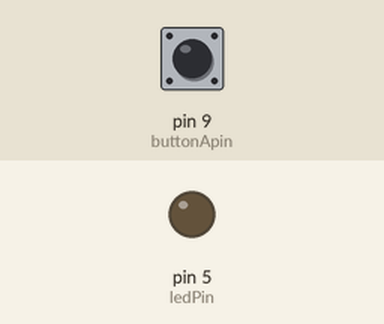
A sketch run on a simulated Arduino Uno, built with avr-gcc and run on an emulated ATmega328P. Shown: output pins drawn as LEDs (lit = HIGH). The test bench sets the inputs (shaded band); at power-on: pin 9 (buttonApin) HIGH.

Above: at 1.2 s.
1.3 s: pin 9 (buttonApin) pulled LOW for 0.15 s
At 2.5 s:
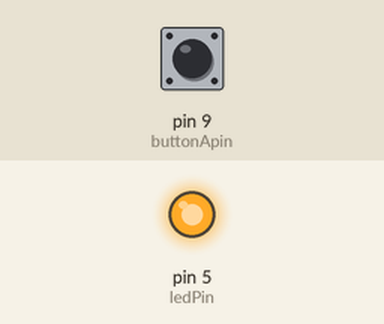
2.9 s: pin 9 (buttonApin) pulled LOW for 1 s
At 3.9 s:
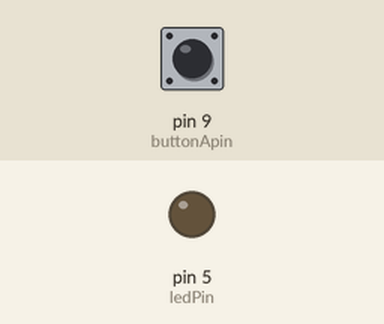
5.4 s: pin 9 (buttonApin) pulled LOW for 3.2 s
At 5.9 s:
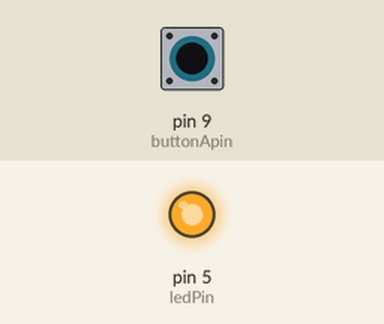
Timing chart, 0 to 8.4 s (numbered marks = the images above; inputs shaded):
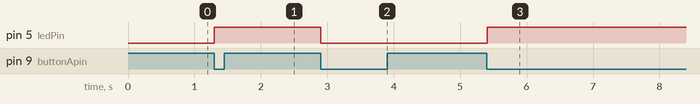

The sketch:

MyDesign_UNO.ino
```cpp
/*
test 1
int ledPin = 5;
int buttonApin = 9;
bool lightON = false;

byte leds = 0;

void setup()
{
  pinMode(ledPin, OUTPUT);
  pinMode(buttonApin, INPUT_PULLUP);
}

void loop()
{
  if (digitalRead(buttonApin) == LOW)
  {
    if (lightON == false){
      digitalWrite(ledPin, HIGH);
      lightON = true;
    }else {
      digitalWrite(ledPin, LOW);
      lightON = false;
    }
    delay(500);
  }
}
*/

int ledPin = 5;
int buttonApin = 9;
bool lightON = false;
bool buttonWasPressed = false;  // NEW: track if button was already pressed

void setup()
{
  pinMode(ledPin, OUTPUT);
  pinMode(buttonApin, INPUT_PULLUP);
}

void loop()
{
  // Check if button is currently pressed
  if (digitalRead(buttonApin) == LOW)
  {
    // Only toggle if this is a NEW press (wasn't pressed last loop)
    if (buttonWasPressed == false)
    {
      if (lightON == false) {
        digitalWrite(ledPin, HIGH);
        lightON = true;
      } else {
        digitalWrite(ledPin, LOW);
        lightON = false;
      }

      buttonWasPressed = true;  // Mark that we've handled this press
    }
  }
  else  // Button is NOT pressed
  {
    buttonWasPressed = false;  // Reset so we can detect the next press
  }

  delay(10);  // Small delay to reduce bounce (optional but helpful)
}
```

Measured:
- after the input at 1.3 s, pin 5 (ledPin): LOW → HIGH at once
- after the input at 2.9 s, pin 5 (ledPin): HIGH → LOW at once
- after the input at 5.4 s, pin 5 (ledPin): LOW → HIGH at once
